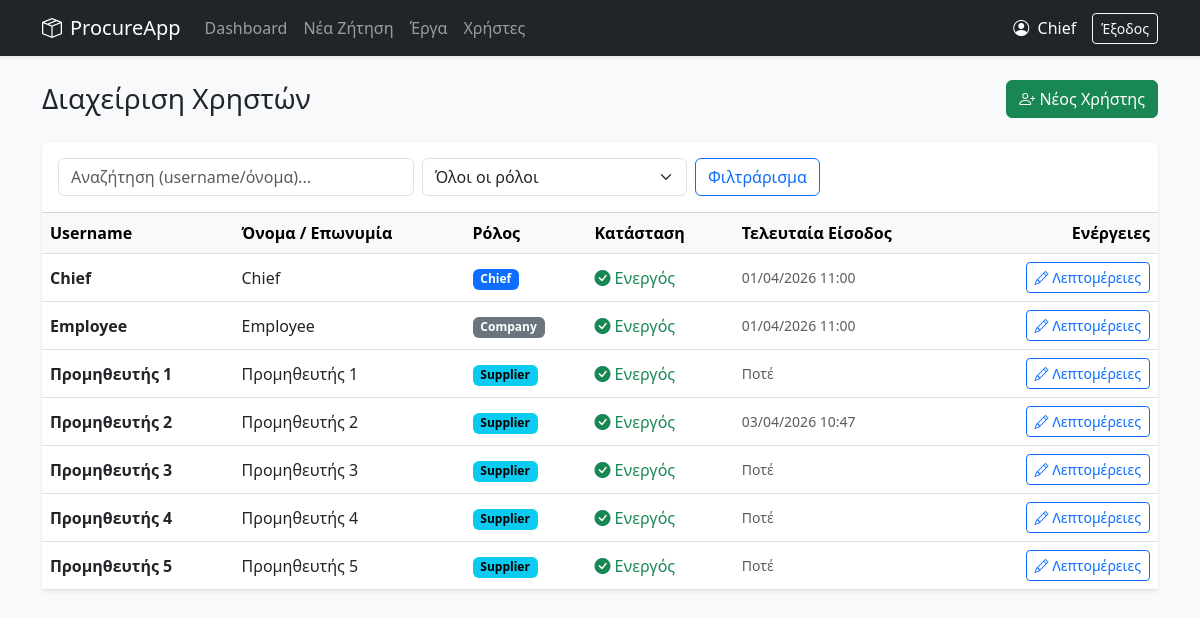
Page /chief/users (signed in) on the committed database.
### models.py (models this page shows, shortened)
class User(db.Model):
    __tablename__ = "users"
    id = db.Column(db.Integer, primary_key=True)
    username = db.Column(db.String(80), unique=True, nullable=False)
    display_name = db.Column(db.String(120), nullable=False)
    role = db.Column(db.String(20), nullable=False)
    password_hash = db.Column(db.String(255), nullable=False)
    is_active = db.Column(db.Boolean, default=True, nullable=False)
    created_at = db.Column(db.DateTime, default=datetime.utcnow)
    last_login_at = db.Column(db.DateTime, nullable=True)
    first_name = db.Column(db.String(120), nullable=True)
    last_name  = db.Column(db.String(120), nullable=True)
    bids = db.relationship("Bid", backref="supplier", lazy=True)

### app.py (the view)
@app.route("/chief/users")
@require_role("chief")
def chief_users():
    users = User.query.all()
    return render_template("chief_users.html", users=users)

### app.py (called while the page is built)
def require_roles(*roles):
    def wrap(fn):
        @wraps(fn)
        def inner(*args, **kwargs):
            if session.get("role") not in roles:
                flash("Δεν έχεις δικαίωμα πρόσβασης.", "danger")
                return redirect(url_for("login"))
            return fn(*args, **kwargs)
        return inner
    return wrap

@app.context_processor
def utility_processor():
    unread_notifs = []
    if 'username' in session:
        u = User.query.filter_by(username=session['username']).first()
        if u:
            unread_notifs = Notification.query.filter_by(user_id=u.id, is_read=False).order_by(Notification.created_at.desc()).all()
    return dict(phase_info=phase_info, is_editable_by_current_user=is_editable_by_current_user, now=datetime.utcnow(), unread_notifs=unread_notifs)

### templates/chief_users.html (shortened to what this page needs)
{% extends "base.html" %}
{% block content %}
<div class="d-flex justify-content-between align-items-center mb-4">
    <h3 class="mb-0">Διαχείριση Χρηστών</h3>
    <a class="btn btn-success" href="{{ url_for('chief_user_new') }}"><i class="bi bi-person-plus"></i> Νέος Χρήστης</a>
</div>
<div class="card shadow-sm">
  <div class="card-header bg-white py-3">
      <form class="row g-2 align-items-center" method="get">
        <div class="col-sm-6 col-md-4">
          <input class="form-control" name="q" value="{{ q or '' }}" placeholder="Αναζήτηση (username/όνομα)...">
        </div>
        <div class="col-sm-4 col-md-3">
          <select class="form-select" name="role">
            <option value="all">Όλοι οι ρόλοι</option>
          </select>
        </div>
        <div class="col-auto">
          <button class="btn btn-outline-primary">Φιλτράρισμα</button>
        </div>
      </form>
  </div>
  <div class="table-responsive">
    <table class="table table-hover align-middle mb-0">
      <thead class="table-light">
        <tr>
          <th>Username</th>
          <th>Όνομα / Επωνυμία</th>
          <th>Ρόλος</th>
          <th>Κατάσταση</th>
          <th>Τελευταία Είσοδος</th>
          <th class="text-end">Ενέργειες</th>
        </tr>
      </thead>
      <tbody>
        {% for u in users %}
        <tr>
          <td class="fw-semibold">{{ u.username }}</td>
          <td>{{ u.display_name }}</td>
          <td>
            {% if u.role == 'chief' %}<span class="badge text-bg-primary">Chief</span>
            {% elif u.role == 'company' %}<span class="badge text-bg-secondary">Company</span>
            {% elif u.role == 'supplier' %}<span class="badge text-bg-info">Supplier</span>
            {% else %}<span class="badge text-bg-light text-dark">{{ u.role }}</span>{% endif %}
          </td>
          <td>
            {% if u.is_active %}
              <span class="text-success"><i class="bi bi-check-circle-fill"></i> Ενεργός</span>
            {% else %}
              <span class="text-muted"><i class="bi bi-x-circle-fill"></i> Ανενεργός</span>
            {% endif %}
          </td>
          <td class="text-muted small">{{ u.last_login_at.strftime('%d/%m/%Y %H:%M') if u.last_login_at else 'Ποτέ' }}</td>
          <td class="text-end">
            <a class="btn btn-sm btn-outline-primary" href="{{ url_for('chief_user_detail', user_id=u.id) }}">
              <i class="bi bi-pencil"></i> Λεπτομέρειες
            </a>
          </td>
        </tr>
        {% else %}
          <tr><td colspan="6" class="text-center py-4 text-muted">Δεν βρέθηκαν χρήστες.</td></tr>
        {% endfor %}
      </tbody>
    </table>
  </div>
</div>
{% endblock %}

### templates/base.html (style rules this page uses)
body { background-color: #f8f9fa; font-family: system-ui, -apple-system, sans-serif; }
.card { border: none; box-shadow: 0 2px 8px rgba(0,0,0,.05); margin-bottom: 1.5rem; }

### rows in the picture
User: username "Chief", display_name "Chief", role "Chief", is_active True (drawn), last_login_at "01/04/2026 11:00"
User: username "Employee", display_name "Employee", role "Company", is_active True (drawn), last_login_at "01/04/2026 11:00"
User: username "Προμηθευτής 1", display_name "Προμηθευτής 1", role "Supplier", is_active True (drawn), last_login_at "Ποτέ"
User: username "Προμηθευτής 2", display_name "Προμηθευτής 2", role "Supplier", is_active True (drawn), last_login_at "03/04/2026 10:47"
User: username "Προμηθευτής 3", display_name "Προμηθευτής 3", role "Supplier", is_active True (drawn), last_login_at "Ποτέ"
User: username "Προμηθευτής 4", display_name "Προμηθευτής 4", role "Supplier", is_active True (drawn), last_login_at "Ποτέ"
User: username "Προμηθευτής 5", display_name "Προμηθευτής 5", role "Supplier", is_active True (drawn), last_login_at "Ποτέ"

### other values in the picture
{{ session.get('name') }} "Chief"
